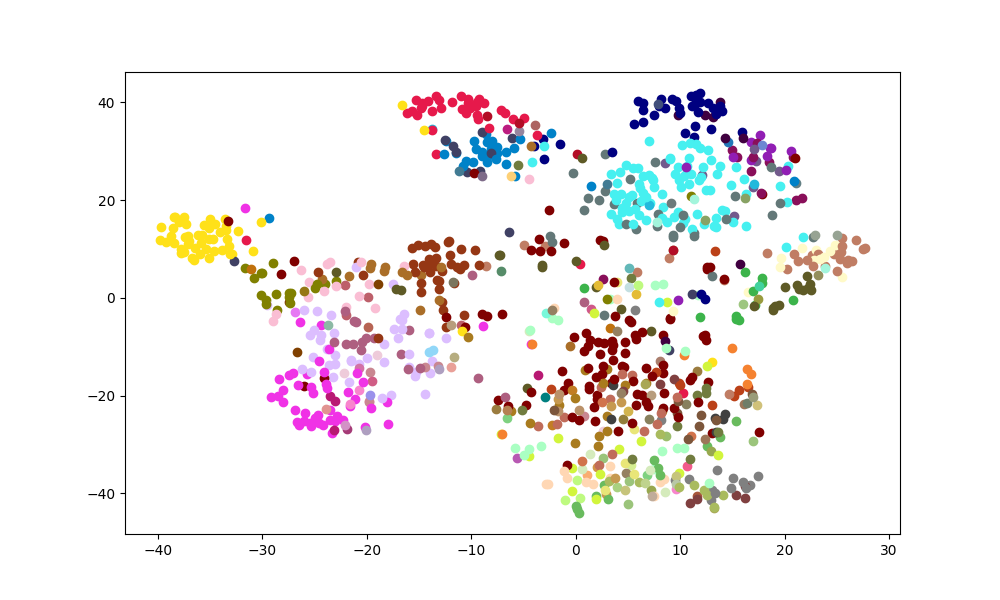

Generate this figure with Python:
import torch
import numpy as np
from torch.utils.tensorboard import SummaryWriter
import utils
import torchvision
import torch.nn as nn
from voc_dataset import VOCDataset
from sklearn.manifold import TSNE
import matplotlib.pyplot as plt

class ResNet(nn.Module):
    def __init__(self, num_classes) -> None:
        super().__init__()

        self.resnet = torchvision.models.resnet18(weights='IMAGENET1K_V1')
        ##################################################################
        # TODO: Define a FC layer here to process the features
        ##################################################################
        self.resnet.fc = nn.Linear(in_features=512, out_features=num_classes)
        for param in self.resnet.parameters():
            param.requires_grad = False
        
        # Unfreeze the parameters in the fully connected layer and others
        for param in self.resnet.fc.parameters():
            param.requires_grad = True
        self.resnet.layer1[1].conv1.weight.requires_grad = True
        self.resnet.layer4[0].bn2.bias.requires_grad = True
        ##################################################################
        #                          END OF YOUR CODE                      #
        ##################################################################
        

    def forward(self, x):
        ##################################################################
        # TODO: Return raw outputs here
        ##################################################################
        out = self.resnet(x)
        return out
        ##################################################################
        #                          END OF YOUR CODE                      #
        ##################################################################

model = torch.load("./checkpoint-model-epoch50.pth")

test_loader = utils.get_data_loader('voc', train=False, batch_size=1000, split='test', inp_size=224)
data, target, wgt = next(iter(test_loader))
data = data.to('cuda' if torch.cuda.is_available() else 'cpu')
output = model(data)
X_embedded = TSNE().fit_transform(output.detach().cpu().numpy())

class_colors_rgb = [    
    np.array([230, 25, 75]),   # Red    
    np.array([60, 180, 75]),   # Green    
    np.array([255, 225, 25]),  # Yellow    
    np.array([0, 130, 200]),   # Blue    
    np.array([245, 130, 48]),  # Orange    
    np.array([145, 30, 180]),  # Purple    
    np.array([70, 240, 240]),  # Cyan    
    np.array([240, 50, 230]),  # Magenta    
    np.array([210, 245, 60]),  # Lime    
    np.array([250, 190, 212]), # Pink    
    np.array([0, 128, 128]),   # Teal    
    np.array([220, 190, 255]), # Lavender    
    np.array([170, 110, 40]),  # Brown    
    np.array([255, 250, 200]), # Beige    
    np.array([128, 0, 0]),     # Maroon    
    np.array([170, 255, 195]), # Mint    
    np.array([128, 128, 0]),   # Olive    
    np.array([255, 215, 180]), # Coral    
    np.array([0, 0, 128]),     # Navy    
    np.array([128, 128, 128])  # Grey 
]

plt.figure(figsize=(10,6))
for i in range(target.shape[0]):
    idx = [x.item() for x in list(torch.where(target[i] == 1)[0])]
    if len(idx) > 1:
        class_sum = np.zeros(3)
        for j in idx:
            class_sum += class_colors_rgb[j]
        class_sum /= len(idx)
    else:
        class_sum = class_colors_rgb[idx[0]]
    
    plt.scatter(X_embedded[i,0], X_embedded[i,1], c=tuple(class_sum/255))
plt.savefig('tsne_plot.png')
